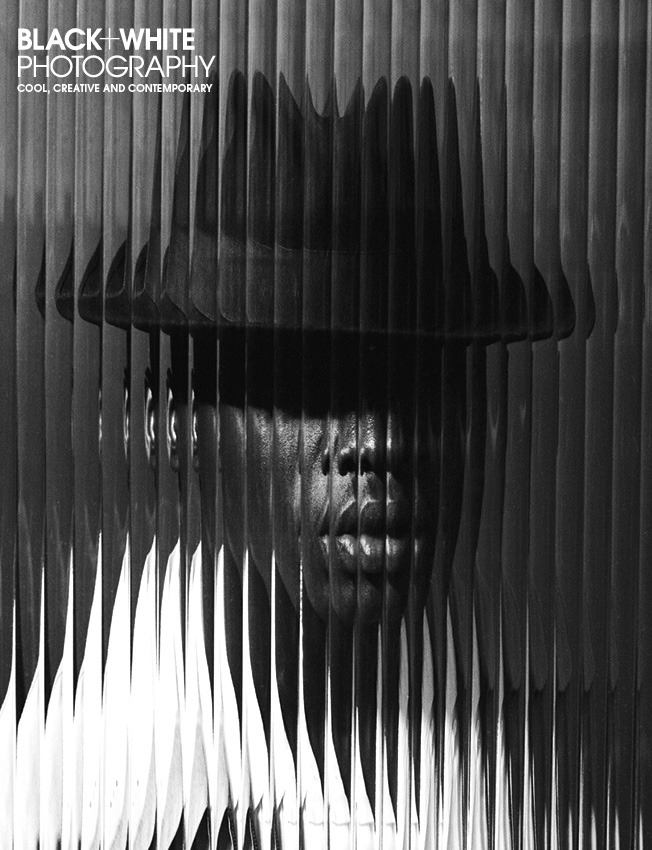
#> input picture srcimg.jpg, 652 x 850 px
$ python pixelit.py
#> lines starting #> are read from the running program, lines starting #| are printed output that depends on the picture
"""
@Brief:         Accepts input image, converts it to greyscale and pixelaltes it.
                A new image is then generated placing circles of a size proportional to each pixel
@created:       23/06/2021
@author:        RoSaVa
@note:          Source image: https://www.gmcsubscriptions.com/product/black-white-issue-231-aug-19/
"""
import numpy as np
import cv2
import cairo
import math

# Source image paths
IMG_PATH = 'srcimg.jpg'
# Degree of pixelation: Image is scaled down to the following percentage
IMG_PX_SCALE = 10

# Read original image in grayscale
img = cv2.imread(IMG_PATH,cv2.IMREAD_GRAYSCALE)
#> img: shape (850, 652); min 0, max 255, mean 81
imgpx_scale = IMG_PX_SCALE/100
img_h, img_w = img.shape
#> img_h = 850; img_w = 652

# Pixelated image size
px_size =  ((int)(img_w*imgpx_scale)),((int)(img_h*imgpx_scale))
#> px_size = (65, 85)
w,h = px_size
#> w = 65; h = 85
#Resize image
imgpx_resize = cv2.resize(img, px_size, interpolation=cv2.INTER_LINEAR)
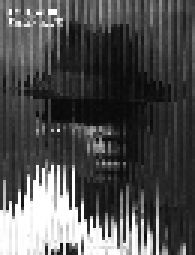
#> imgpx_resize: shape (85, 65) (shown 3 times larger); min 8, max 255, mean 79.9

# #Size of square that replaces each pixel, in pixels
BLOCK_SIZE = 50
SIZE_CORRECTION = -3

# Colour settings of the circles value 0-1 (decimal)
COLOUR_R = 1
COLOUR_G = 1
COLOUR_B = 1

#Setting up Cairo surface to draw on
#> (the run stopped early here; a loop or call above may not have finished)
